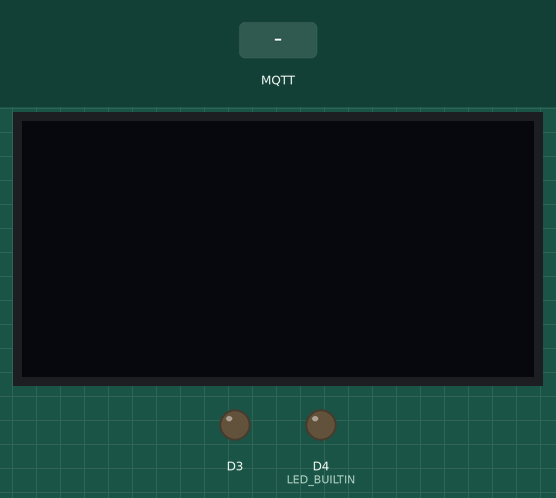
Recording of a sketch running on a simulated ESP8266 (NodeMCU). Parts: 128×64 one-colour display, output pins drawn as LEDs (lit = HIGH, except the on-board LED, lit = LOW). The inputs (shaded band) are chosen by the test bench. WiFi joins after 1.5 s; servers stay silent unless stated; no MQTT or app messages arrive unless stated; what the sketch prints to the serial monitor is not drawn.

Above: at 4.0 s.
4.1 s: MQTT message "90" arrives on the first subscribed topic
At 6.0 s:
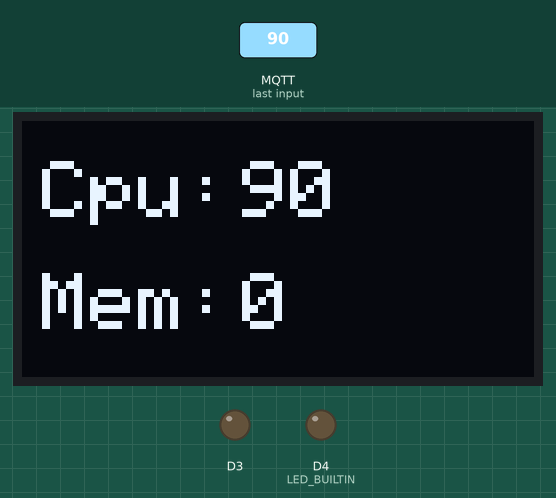
6.3 s: MQTT message "5" arrives on the first subscribed topic
At 7.8 s:
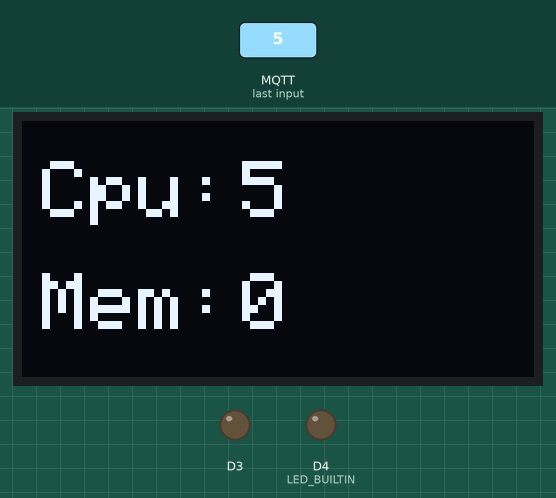
8.1 s: MQTT message "200" arrives on the first subscribed topic
At 8.7 s:
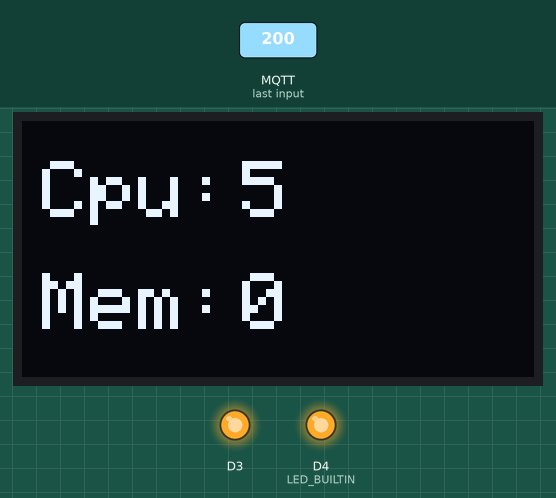
Timing chart, 0 to 11.1 s (numbered marks = the images above; inputs shaded):
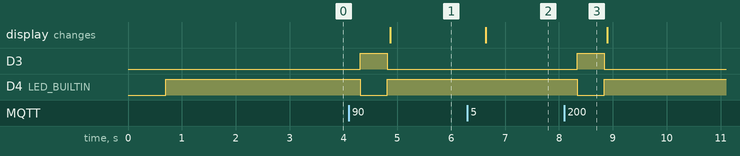

The sketch:

ServerUseage.ino
```cpp
#include <ESP8266WiFi.h>
#include <Wire.h>
//#include <Adafruit_GFX.h>
#include <Adafruit_SSD1306.h>
#include <PubSubClient.h>
#include <iostream>
#include <string.h>

const char* ssid = "Network";
const char* password = "12345689";
const char* mqttServer = "api.ikanned.com";

WiFiClient wifiClient;
PubSubClient mqttClient(wifiClient);

Adafruit_SSD1306 oled(128, 64, &Wire,-1);

void setup() {
  // put your setup code here, to run once:
  delay(200);
  pinMode(D3,OUTPUT);
  delay(500);
  digitalWrite(D3,LOW);
  pinMode(LED_BUILTIN, OUTPUT);     // 设置板上LED引脚为输出模式
  digitalWrite(LED_BUILTIN, HIGH);  // 启动后关闭LED
  Serial.begin(9600);   //开启串口通讯
  WiFi.mode(WIFI_STA);  //设置终端模式
  connectWifi();  // 连接WiFi

  mqttClient.setServer(mqttServer, 1884);  // 设置MQTT服务器和端口号
  mqttClient.setCallback(receiveCallback);  // 设置MQTT订阅回调函数
  connectMQTTserver();  // 连接MQTT服务器


}

void loop() {
  // put your main code here, to run repeatedly:
  delay(500);
  //digitalWrite(D3,LOW);
  if (mqttClient.connected()) { // 如果开发板成功连接服务器
    mqttClient.loop();          // 处理信息以及心跳
  } else {    // 如果开发板未能成功连接服务器
    connectMQTTserver();   // 重新连接
  }

}

void connectMQTTserver(){
  // 根据ESP8266的MAC地址生成客户端ID（避免与其它ESP8266的客户端ID重名）
  String clientId = "esp8266-" + WiFi.macAddress();

  // 连接MQTT服务器
  if (mqttClient.connect(clientId.c_str())) {
    Serial.println("MQTT Server Connected.");
    Serial.println("Server Address:");
    Serial.println(mqttServer);
    Serial.println("ClientId: ");
    Serial.println(clientId);
    subscribeTopic(); // 订阅指定主题
  } else {
    Serial.print("MQTT Server Connect Failed. Client State:");
    Serial.println(mqttClient.state());
    delay(5000);
  }
}

// 收到信息后的回调函数
void receiveCallback(char* topic, byte* payload, unsigned int length) {
  Serial.print("Message Received [");
  Serial.print(topic);
  Serial.print("] ");

  String s;
  String cpu_useage;
  String mem_useage;

  int i;
  for (i = 0; i < length; i++) {
    Serial.print((char)payload[i]);

    s += (char)payload[i];

    if (i <= 4){ //分离出CPU使用率
      cpu_useage += (char)payload[i]; //char -> String
      }
      else
      {
        mem_useage +=(char)payload[i];
        }
  }
  Serial.println("  " + cpu_useage + mem_useage);
  int cpu_useage_int = atoi(cpu_useage.c_str()); //CPU使用率的String转int
  int mem_useage_int = atoi(mem_useage.c_str()); //Memery使用率的String转int
  //Serial.println("   Cpu: ");
  //Serial.println(cpu_useage_int);

  if(cpu_useage_int >= 90){
    digitalWrite(D3, HIGH);
    digitalWrite(LED_BUILTIN, LOW);
    Serial.println("LED ON");
    delay(500);
    digitalWrite(D3, LOW);
    digitalWrite(LED_BUILTIN, HIGH);
    }

  int countCPUTime = countHighUseage();
  Serial.println(countCPUTime);

  Serial.println("\n"+cpu_useage_int);
  Serial.println("");
  Serial.print("Message Length(Bytes) ");
  Serial.println(length);

  oled.begin(SSD1306_SWITCHCAPVCC,0x3C);
  oled.setTextColor(WHITE);//开像素点发光
  oled.clearDisplay();//清屏

  oled.setTextSize(2);//设置字体大小
  oled.setCursor(5, 10);//设置显示位置
  oled.println("Cpu: ");

  oled.setTextSize(2);//设置字体大小
  oled.setCursor(5, 38);//设置显示位置
  oled.println("Mem: ");

  oled.setTextSize(2);//设置字体大小
  oled.setCursor(55, 10);//设置显示位置
  oled.println(cpu_useage);

  oled.setTextSize(2);//设置字体大小
  oled.setCursor(55, 38);//设置显示位置
  oled.println(mem_useage_int);

  oled.display(); //开启显示
  delay(200);

}

// 订阅指定主题
void subscribeTopic(){

  // 建立订阅主题。主题名称ss,防止混乱
  String topicString = "ss";
  char subTopic[topicString.length() + 1];
  strcpy(subTopic, topicString.c_str());

  // 通过串口监视器输出是否成功订阅主题以及订阅的主题名称
  if(mqttClient.subscribe(subTopic)){
    Serial.println("Subscrib Topic:");
    Serial.println(subTopic);
  } else {
    Serial.print("Subscribe Fail...");
  }
}

// ESP8266连接wifi
void connectWifi(){

  WiFi.begin(ssid, password);

  //等待WiFi连接,成功连接后输出成功信息
  while (WiFi.status() != WL_CONNECTED) {
    delay(1000);
    Serial.print(".");
  }
  Serial.println("WiFi Connected!");
}

int countHighUseage(){
  int time;
  time ++;
  return time;
  }
```

Measured:
- after the input at 4.1 s, D3: LOW → HIGH after 0.21 s, → LOW 0.50 s later; D4 (LED_BUILTIN): HIGH → LOW after 0.21 s, → HIGH 0.50 s later; the display: changes after 0.77 s (image 1)
- after the input at 6.3 s, the display: changes after 0.34 s (image 2)
- after the input at 8.1 s, D3: LOW → HIGH after 0.24 s, → LOW 0.50 s later; D4 (LED_BUILTIN): HIGH → LOW after 0.24 s, → HIGH 0.50 s later
